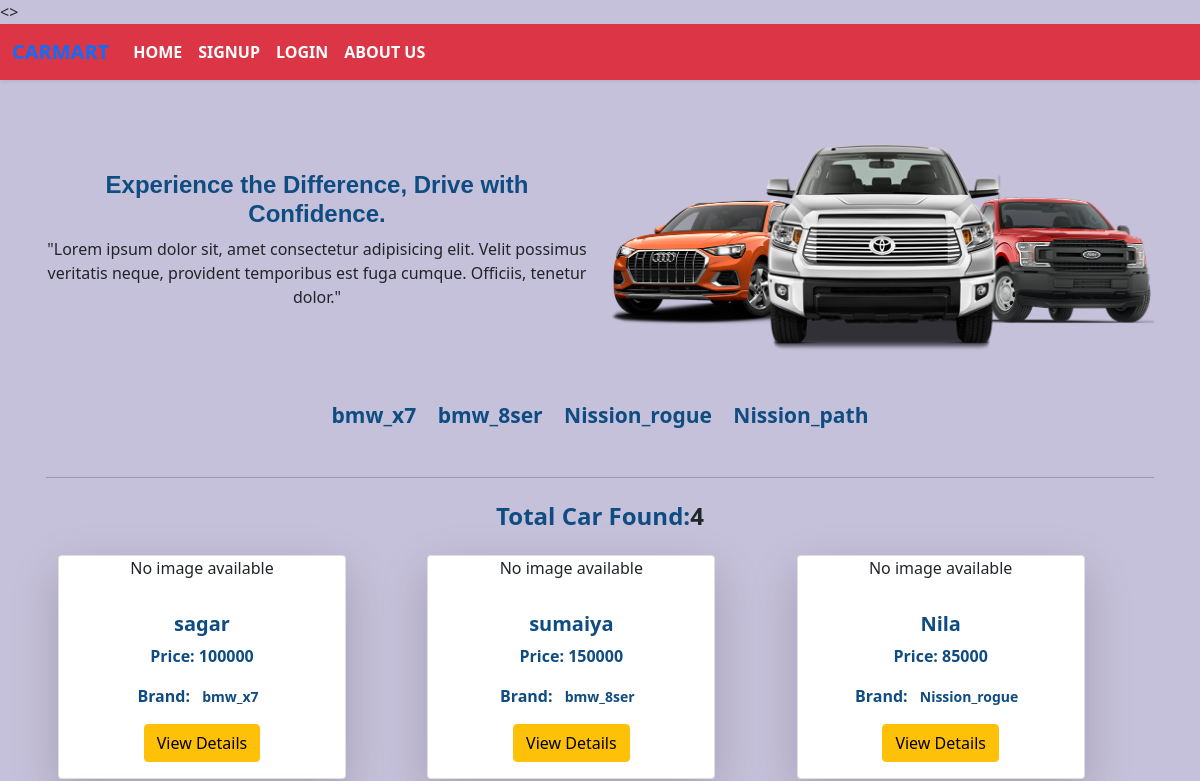
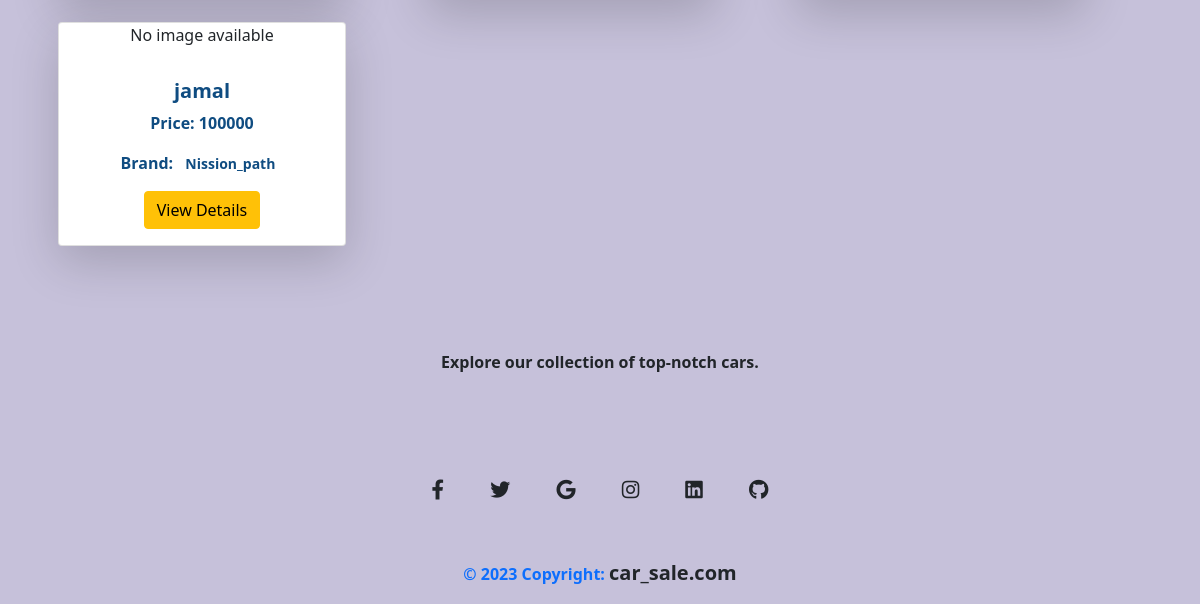
The app's page /, older data (2 pictures, top to bottom).
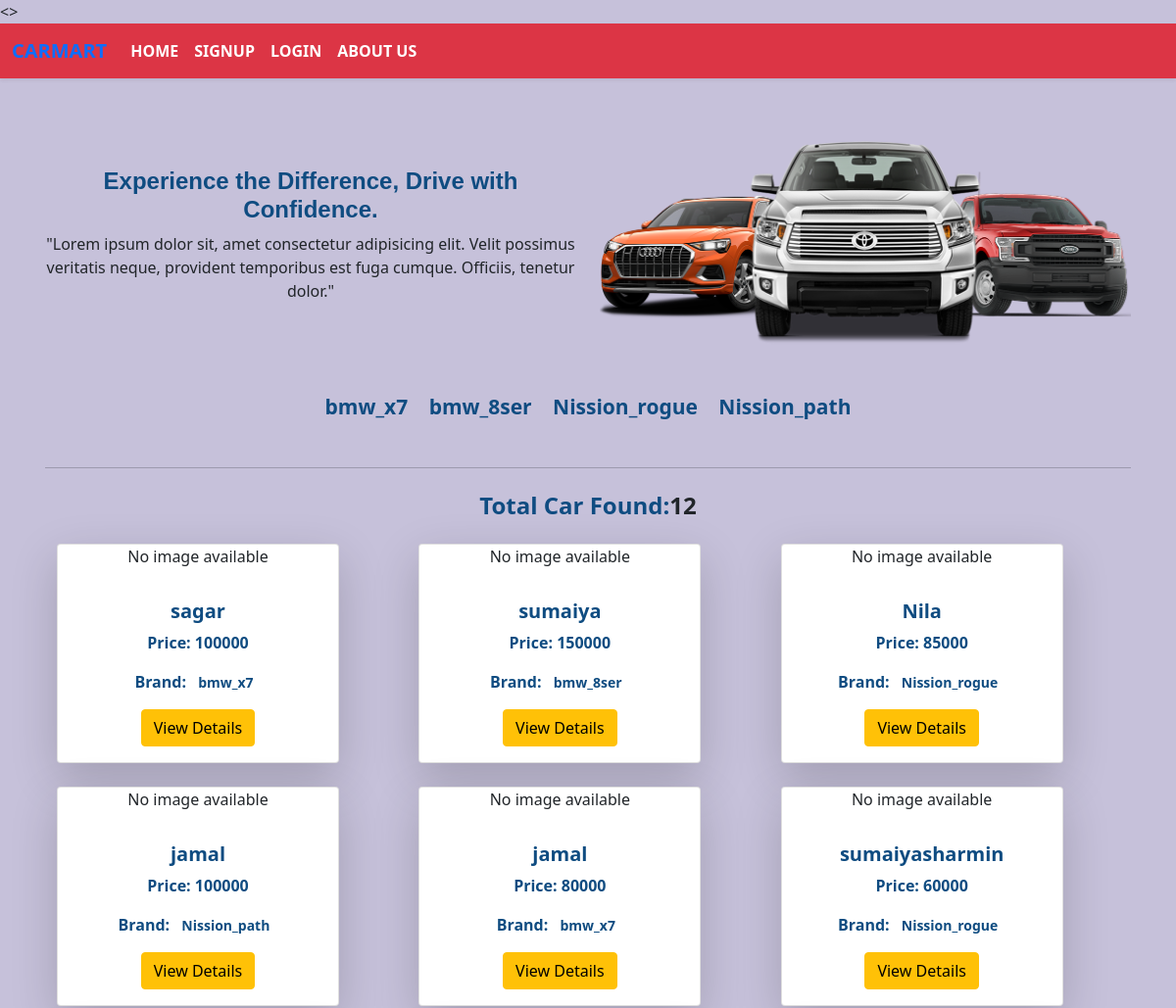
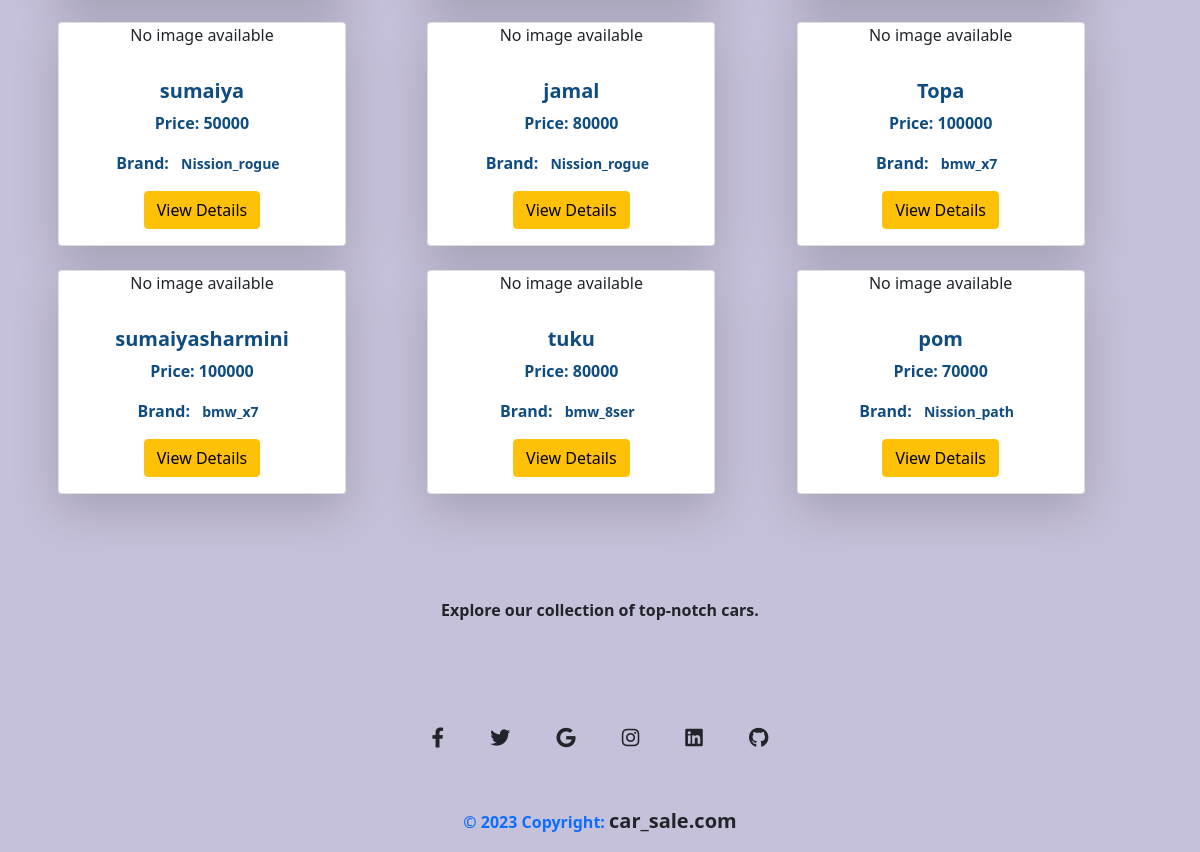
The same page, newer data (2 pictures, top to bottom).
### brand/models.py (models this page shows, shortened)
class Brand(models.Model):
    b_name = models.CharField(max_length=50)
    slug = models.SlugField(max_length=100,unique = True, null = True,blank= True)

### detail/models.py (models this page shows, shortened)
class Car(models.Model):
    name = models.CharField(max_length=50)
    detail = models.TextField()
    price = models.IntegerField()
    quantity = models.PositiveIntegerField(default=0)
    brand = models.ManyToManyField(Brand)
    user = models.ForeignKey(User, on_delete=models.CASCADE, null=True, blank=True)
    image = models.ImageField(upload_to='user/media/uploads/', blank = True,
     null = True)

### Car_Sale/views.py (the view)
# urls.py: 2. Add a URL to urlpatterns:  path('', views.home, name='home')
def home(request,brand_slug = None):
    cars = Car.objects.all()
    if brand_slug is not None:
        brand = Brand.objects.get(slug = brand_slug)
        cars = Car.objects.filter(brand = brand)
    brands = Brand.objects.all()
    return render(request, 'home.html', {'cars': cars, 'brand':brands})

### templates/home.html (shortened to what this page needs)
{% extends "base.html" %}
{% load static %}
{% block  content%}
<div class="container text-center p-3">
    <div class="row align-items-center justify-content-center mt-5">
        <div class="col-md-6 ">
          <h1 style="color: #0F4C81; font-family: 'Arial', sans-serif; font-size: 24px; font-weight: bold;">
            Experience the Difference, Drive with Confidence.
        </h1>
            <p class="text-dark fw-semibold">
              "Lorem ipsum dolor sit, amet consectetur adipisicing elit. Velit possimus veritatis neque, provident temporibus est fuga cumque. Officiis, tenetur dolor."
            </p>
           </div>
      <div class="col-md-6">
        <img class =" img-fluid bg-image hover-zoom" src="{% static 'group-car.png' %}" alt="" style="border-radius:20px;"/>
      </div>
    </div>
    <h4 class="m-5 ">
      {% for b in brand %}
        <small class="fw-bold m-2">
           <a class="text-decoration-none "style="color: #0F4C81;" href="{% url 'brand_wise_car' b.slug %}">{{ b.b_name }} </a>
         </small>
      {% endfor %}
      </h4>
      <hr>
      <h4 class="m-4 fw-bold" ><span style="color: #0F4C81;">Total Car Found:</span>{{ cars|length }}</h4>
      <div class="container ">
        <div class="row">
            {% for car in cars %}
                <div class="col-md-4 mb-4">
                    <div class="card shadow-lg" style="width: 18rem;">
                        {% if car.image %}
                        <img src="{{ car.image.url }}" class="card-img-top" alt="{{ car.name }}">
                        {% else %}
                        <p>No image available</p>
                        {% endif %}
                        <div class="card-body">
                            <h5 class="card-title fw-bold" style="color: #0F4C81;"> {{ car.name }}</h5>
                            <p class="card-text fw-bold" style="color: #0F4C81;">Price: {{ car.price }}</p>
                            <p class="fw-bold" style="color: #0F4C81;">
                              Brand:
                              {% for b in car.brand.all %}
                               <small class="fw-bold m-2">
                                  {{b.b_name}}
                               </small>
                              {% endfor %}
                            </p>
                            <a href="{% url 'view_all' car.id %}" class="btn btn-warning">View Details</a>
                        </div>
                    </div>
                </div>
            {% endfor %}
        </div>
      </div>
<div class="banner-container hover-overlay hover-zoom hover-shadow ripple p-5 m-2" style="height:300px; border-radius:10px;"><div ><img style="height:300px; border-radius:10px;" src="../static/car.jpg" alt="">
  <p class="text-center fw-bold">Explore our collection of top-notch cars.</p>
</div>
<br>
{% endblock  %}

Row changes from the older to the newer data that the page shows:
added Car: image "No image available", name "jamal", price "80000", Brand (b_name "bmw_x7")
added Car: image "No image available", name "sumaiyasharmin", price "60000", Brand (b_name "Nission_rogue")
added Car: image "No image available", name "sumaiya", price "50000", Brand (b_name "Nission_rogue")
added Car: image "No image available", name "jamal", price "80000", Brand (b_name "Nission_rogue")
added Car: image "No image available", name "Topa", price "100000", Brand (b_name "bmw_x7")
added Car: image "No image available", name "sumaiyasharmini", price "100000", Brand (b_name "bmw_x7")
added Car: image "No image available", name "tuku", price "80000", Brand (b_name "bmw_8ser")
added Car: image "No image available", name "pom", price "70000", Brand (b_name "Nission_path")
Text that changed along with them:
{{ cars|length }}: "4" → "12"
